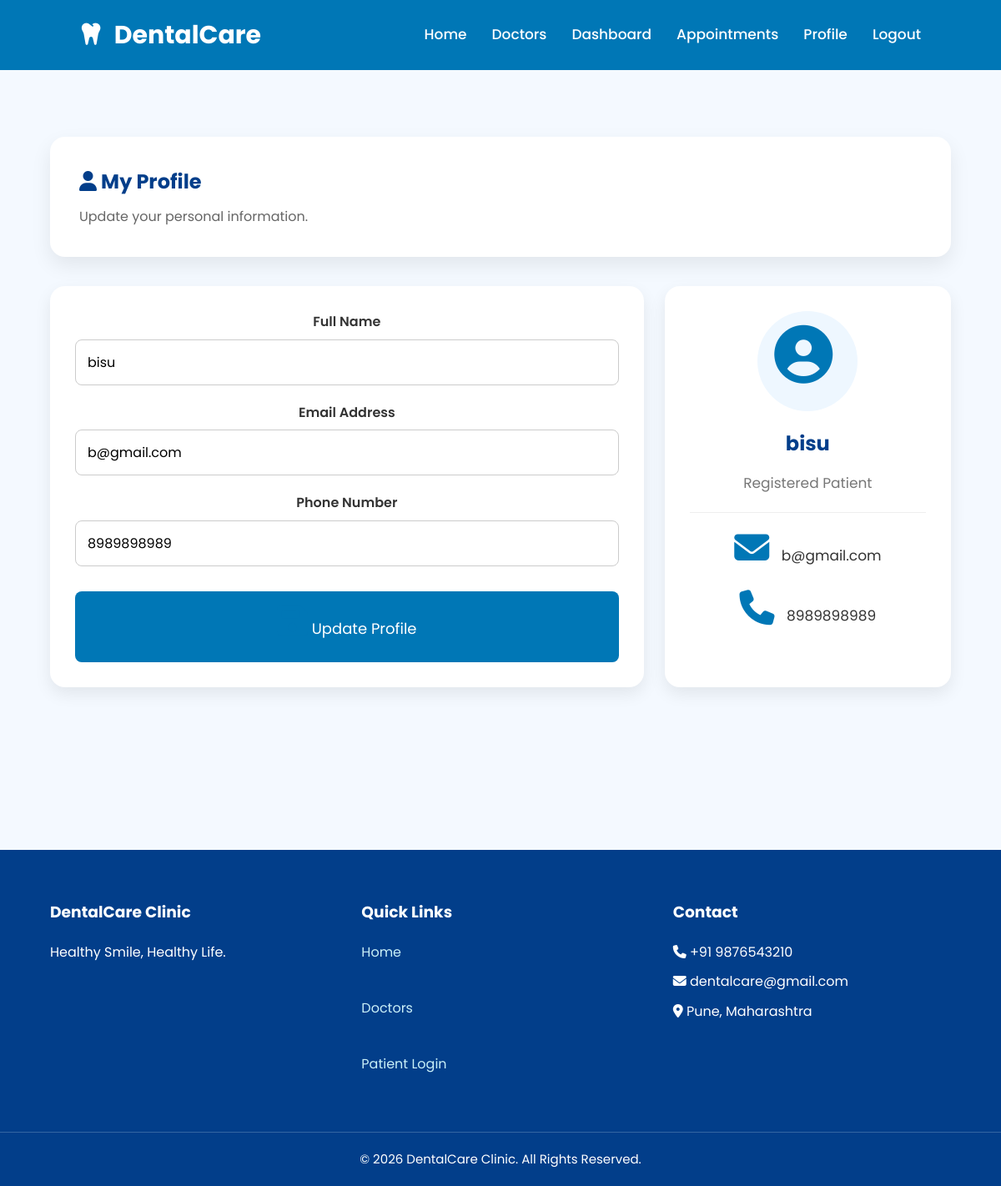
The app's page /profile (signed in) with its own data.
### tables this page shows
CREATE TABLE patients(
        id INTEGER PRIMARY KEY AUTOINCREMENT,
        name TEXT NOT NULL,
        email TEXT UNIQUE NOT NULL,
        phone TEXT NOT NULL,
        password TEXT NOT NULL
    );

### app.py (the view, shortened to what this page needs)
@app.route("/profile", methods=["GET", "POST"])
def profile():
    if "patient_id" not in session:
        return redirect(url_for("login"))
    conn = get_db_connection()
    patient = conn.execute(
        "SELECT * FROM patients WHERE id=?",
        (session["patient_id"],)
    ).fetchone()
    conn.close()
    return render_template("profile.html", patient=patient)

### database.py (called while the page is built)
def get_db_connection():
    conn = sqlite3.connect(DATABASE)
    conn.row_factory = sqlite3.Row
    return conn

### templates/profile.html (shortened to what this page needs)
{% extends "layout.html" %}
{% block content %}
<section class="dashboard-section">
    <div class="container">
        <div class="dashboard-header">
            <div>
                <h1>
                    <i class="fa-solid fa-user"></i>
                    My Profile
                </h1>
                <p>
                    Update your personal information.
                </p>
            </div>
        </div>
        <div class="dashboard-cards">
            <div class="dashboard-card profile-form">
                <form method="POST">
                    <div class="form-group">
                        <label>Full Name</label>
                        <input
                            type="text"
                            name="name"
                            value="{{ patient['name'] }}"
                            required>
                    </div>
                    <div class="form-group">
                        <label>Email Address</label>
                        <input
                            type="email"
                            value="{{ patient['email'] }}"
                            readonly>
                    </div>
                    <div class="form-group">
                        <label>Phone Number</label>
                        <input
                            type="text"
                            name="phone"
                            value="{{ patient['phone'] }}"
                            required>
                    </div>
                    <button class="btn auth-btn">
                        <i class="fa-solid fa-floppy-disk"></i>
                        Update Profile
                    </button>
                </form>
            </div>
            <div class="dashboard-card profile-card">
                <div class="profile-avatar">
                    <i class="fa-solid fa-circle-user"></i>
                </div>
                <h2>{{ patient['name'] }}</h2>
                <p class="role">
                    Registered Patient
                </p>
                <hr>
                <p>
                    <i class="fa-solid fa-envelope"></i>
                    {{ patient['email'] }}
                </p>
                <p>
                    <i class="fa-solid fa-phone"></i>
                    {{ patient['phone'] }}
                </p>
            </div>
        </div>
    </div>
</section>
{% endblock %}

### static/css/style.css (style rules this page uses)
* { margin:0; padding:0; box-sizing:border-box; font-family:'Poppins',sans-serif; }
html { scroll-behavior:smooth; }
body { background:#f4f9ff; color:#333; line-height:1.6; }
.container { width:90%; max-width:1200px; margin:auto; }
.btn { display:inline-block; background:#0077b6; color:#fff; padding:12px 24px; border-radius:8px; transition:.3s; border:none; cursor:pointer; }
section { padding:80px 8%; }
.form-group { margin-bottom:20px; }
.form-group label { display:block; font-weight:600; margin-bottom:8px; color:#333; }
.form-group input { width:100%; padding:14px; border:1px solid #ccc; border-radius:8px; font-size:16px; transition:.3s; box-sizing:border-box; }
.auth-btn { width:100%; margin-top:10px; padding:14px; font-size:18px; }
.dashboard-cards { display:grid; grid-template-columns:repeat(auto-fit,minmax(250px,1fr)); gap:25px; margin-bottom:40px; }
.dashboard-section { padding:80px 0; background:#f4f9ff; }
.dashboard-header { background:#fff; padding:35px; border-radius:18px; display:flex; justify-content:space-between; align-items:center; margin-bottom:35px; box-shadow:0 10px 25px rgba(0,0,0,.08); flex-wrap:wrap; gap:20px; }
.dashboard-header h1 { color:#023e8a; margin-bottom:10px; }
.dashboard-header p { color:#666; }
.dashboard-cards { display:grid; grid-template-columns:repeat(auto-fit,minmax(250px,1fr)); gap:25px; margin-bottom:35px; }
.dashboard-card { background:#fff; border-radius:18px; padding:30px; text-align:center; box-shadow:0 8px 20px rgba(0,0,0,.08); }
.dashboard-card i { font-size:42px; color:#0077b6; margin-bottom:15px; }
.dashboard-card h2 { color:#023e8a; margin-bottom:10px; }
.profile-form { grid-column:span 2; }
.profile-card { text-align:center; }
.profile-avatar { width:120px; height:120px; margin:auto; border-radius:50%; background:#eef7ff; display:flex; justify-content:center; align-items:center; margin-bottom:20px; }
.profile-avatar i { font-size:70px; color:#0077b6; }
.profile-card h2 { color:#023e8a; margin-bottom:10px; }
.profile-card .role { color:#777; margin-bottom:20px; }
.profile-card hr { margin:20px 0; border:none; border-top:1px solid #eee; }
.profile-card p { margin:15px 0; font-size:17px; }
.profile-card i { color:#0077b6; margin-right:10px; }

### records on screen
patients: name "bisu", email "b@gmail.com", phone "8989898989"
